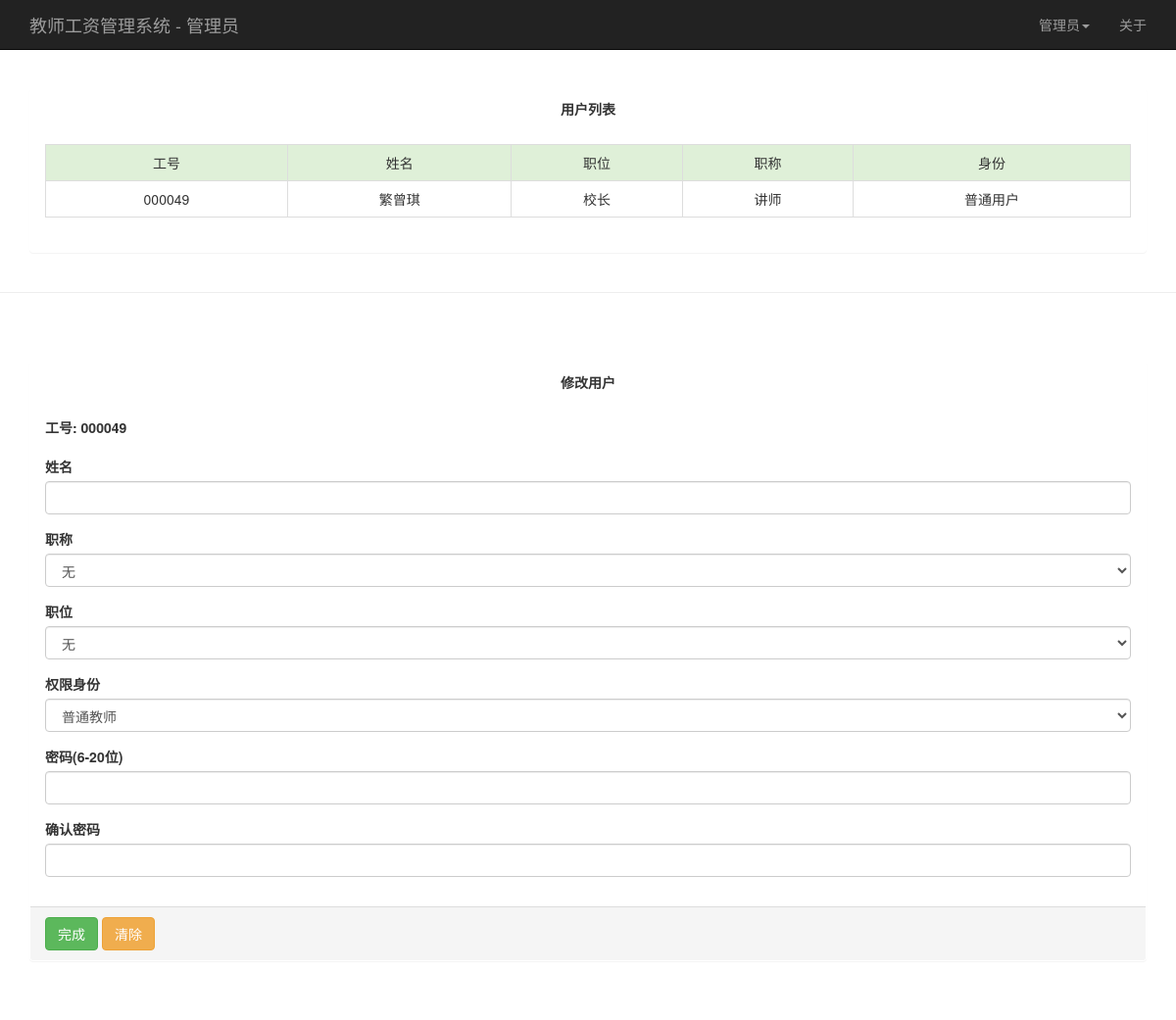
The page /modify_user.php?user_number=000049 (signed in) on the database its author committed.
### tables this page shows
CREATE TABLE `user` (
  `staff_number` char(6) NOT NULL,
  `staff_name` varchar(30) NOT NULL,
  `modify_right` int(11) DEFAULT '0',
  `staff_position` int(11) NOT NULL DEFAULT '0',
  `professional_title` int(11) NOT NULL DEFAULT '0',
  `password` varchar(20) NOT NULL
);

### query.php (called while the page is built, shortened)
<?php
require_once "connect.php";
$staff_number = $_SESSION["staff_number"];
$modify_right = $_SESSION["modify_right"];
if (isset($staff_number) && isset($modify_right)) {
    $query_user = "SELECT *  FROM user WHERE staff_number='$staff_number'";
    if($staff_info_result = $con->query($query_user)) {
        $staff_info_result_row = $staff_info_result->fetch_row();
        $staff_name = $staff_info_result_row[1];
    } else {
        echo '<script>alert("查询用户信息失败");</script>';
    }
} else {
    echo '<script>alert("当前账户已退出，请重新登录");location.href="index.php";</script>';
}
?>

### modify_user.php (the view, shortened to what this page needs)
<?php
require_once "query.php";
require_once "modify.php";
$user_number = $_GET["user_number"];
$action = "functions/modify_user.php?staff_number=" . $user_number;
?>
<!DOCTYPE html>
<html lang="zh-CN">
<head>
    <link href="assets/css/bootstrap.min.css" rel="stylesheet">
    <link href="assets/css/style.css" rel="stylesheet">
</head>
<body style="padding-top: 70px;">
<nav class="navbar navbar-default navbar-fixed-top navbar-inverse " role="navigation">
    <div class="container">
        <div class="navbar-header">
            <a class="navbar-brand" href="#">教师工资管理系统 - 管理员</a>
        </div>
        <div class="collapse navbar-collapse" id="nav-title">
            <ul class="nav navbar-nav navbar-right">
                <li class="dropdown" id="nav-user">
                    <a href="#" class="dropdown-toggle" data-toggle="dropdown" role="button" aria-haspopup="true"
                       aria-expanded="false"><?php echo $staff_name; ?><span class="caret"></span></a>
                </li>
                <li><a href="#" data-toggle="modal" data-target="#about">关于</a></li>
            </ul>
        </div>
    </div>
</nav>
<div class="container" style="padding-top: 20px; ">
    <div class="panel" id="wage_panel">
        <div class="panel-heading text-center"><strong>用户列表</strong></div>
        <div class="panel-body">
            <table class="table table-bordered table-hover table-striped text-center">
                <tr class="success">
                    <td>工号</td>
                    <td>姓名</td>
                    <td>职位</td>
                    <td>职称</td>
                    <td>身份</td>
                </tr>
                <?php
                print_user_info($con, $user_number);
                ?>
            </table>
        </div>
    </div>
</div>
<hr class="divider">
<div class="container" style="padding-top: 50px;padding-bottom: 40px;">
    <div class="panel">
        <form action=<?php echo $action; ?> role="form" method="post">
            <div class="panel-heading text-center">
                <strong>修改用户</strong>
            </div>
            <div class="panel-body">
                <div class="form-group">
                    <label for="staff_number"><strong>工号: <?php echo $user_number; ?></strong></label>
                </div>
                <div class="form-group">
                    <label for="staff_name">姓名</label>
                    <input type="text" class="form-control" id="staff_name" name="staff_name" placeholer="工号">
                </div>
                <div class="form-group">
                    <label for="staff_position">职称</label>
                    <select class="form-control" name="professional_title">
                        <option value="0" selected>无</option>
                    </select>
                </div>
                <div class="form-group">
                    <label for="professional-title">职位</label>
                    <select class="form-control" name="staff_position">
                        <option value="0" selected>无</option>
                    </select>
                </div>
                <div class="form-group">
                    <label for="modify_right">权限身份</label>
                    <select class="form-control" name="modify_right">
                        <option value="0" selected>普通教师</option>
                    </select>
                </div>
                <div class="form-group">
                    <label for="staff_password">密码(6-20位)</label>
                    <input type="password" class="form-control" id="staff_password" name="staff_password"
                           placeholer="工号">
                </div>
                <div class="form-group">
                    <label for="reenter_password">确认密码</label>
                    <input type="password" class="form-control" id="reenter_password" name="reenter_password"
                           placeholer="工号">
                </div>
            </div>
            <div class="panel-footer" stylr="float:right;">
                <button class="btn btn-success" type="submit">完成</button>
                <button class="btn btn-warning" type="reset">清除</button>
            </div>
        </form>
    </div>
</div>
</body>
</html>

### modify.php (shortened to what this page needs)
<?php
function print_user_info($con, $user_number)
{
    if (isset($_SESSION["staff_number"]) && isset($_SESSION["modify_right"])) {
        if ($_SESSION["modify_right"] == '1') {
            $query_user_info = "SELECT *  FROM user WHERE staff_number=$user_number;";
            $user_info_result = $con->query($query_user_info);
            $single_user_result = $user_info_result->fetch_row();
            $single_user_number = $single_user_result[0];
            $single_user_name = $single_user_result[1];
            $query_all_user_info_position_name = "SELECT position_name FROM staff_position WHERE position_code='$single_user_result[3]';";
            $query_all_user_info_position_name_result = $con->query($query_all_user_info_position_name);
            $single_user_position = current($query_all_user_info_position_name_result->fetch_row());
            $query_all_user_info_title_name = "SELECT title_name FROM professional_title WHERE title_code ='$single_user_result[4]';";
            $query_all_user_info_title_name_result = $con->query($query_all_user_info_title_name);
            $single_user_title = current($query_all_user_info_title_name_result->fetch_row());
            if ($single_user_result[2] == '1') {
                $modify_right = '管理员';
            } else {
                $modify_right = '普通用户';
            }
            echo "
<tr class=\"default\">
                <td>" . $single_user_number . "</td>
            <td>" . $single_user_name . "</td>
            <td>" . $single_user_position . "</td>
            <td>" . $single_user_title . "</td>
            <td>" . $modify_right . "</td>
                </tr>";
        } else {
            echo '<script>alert("您不是管理员，请检测登录信息");location.href="admin.php";</script>';
        }
    } else {
        echo '<script>alert("当前账户已退出，请重新登录");location.href="index.php";</script>';
    }
}
?>

### rows shown on the page
user: staff_name "管理员"
user: staff_number "000049", staff_name "繁曾琪", modify_right "普通用户"

### other values the page prints
$single_user_position "校长"
$single_user_title "讲师"
$user_number "000049"
